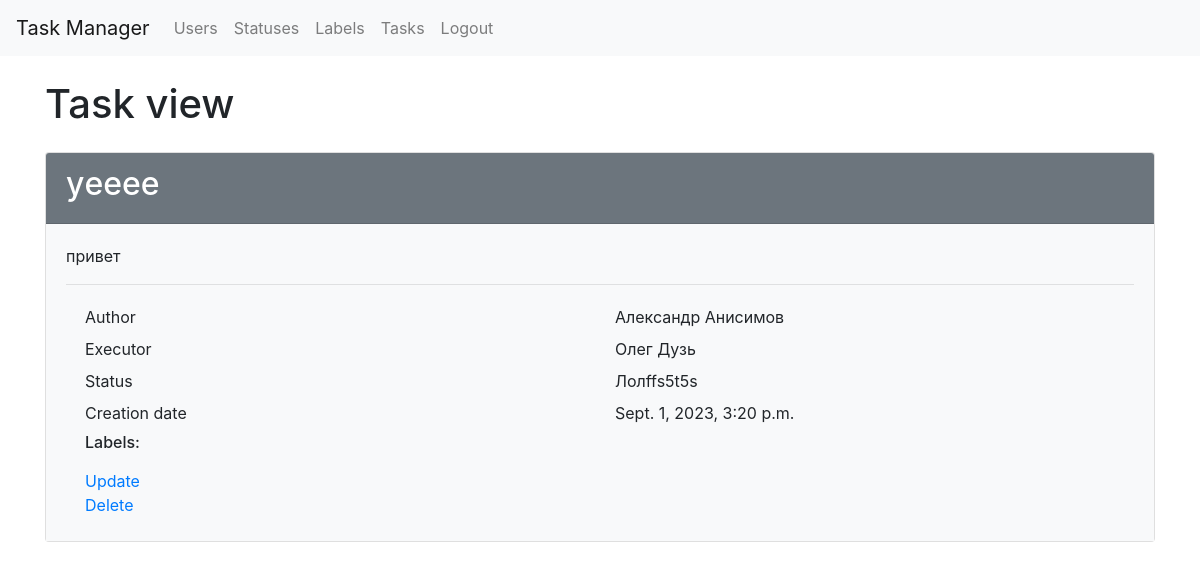
Screenshot of /tasks/3/ (signed in) with the database file from the repository.
### tasks/models.py (models this page shows, shortened)
class Task(models.Model):
    creator = models.ForeignKey(
        CustomUsers,
        on_delete=models.RESTRICT,
        verbose_name="Создатель",
        related_name="creator"
    )
    name = models.CharField(max_length=255, verbose_name="Название")
    description = models.TextField(blank=True, verbose_name="Описание")
    status = models.ForeignKey(
        Status,
        on_delete=models.RESTRICT,
        verbose_name="Статус"
    )
    executor = models.ForeignKey(
        CustomUsers,
        blank=True,
        null=True,
        on_delete=models.RESTRICT,
        verbose_name="Исполнитель"
    )
    labels = models.ManyToManyField(Label, blank=True, verbose_name="Метка")
    created_at = models.DateTimeField(
        auto_now_add=True,
        verbose_name="Время создания"
    )
    updated_at = models.DateTimeField(
        auto_now=True,
        verbose_name="Время изменения"
    )

### users/models.py (models this page shows)
class CustomUsers(AbstractUser):
    first_name = models.CharField(max_length=255, default="")
    last_name = models.CharField(max_length=255, default="")
    def __str__(self):
        return f"{self.first_name} {self.last_name}"

### statuses/models.py (models this page shows, shortened)
class Status(models.Model):
    name = models.CharField(
        max_length=100,
        db_index=True,
        verbose_name="Статус"
    )
    created_at = models.DateTimeField(
        auto_now_add=True,
        verbose_name="Время создания"
    )
    updated_at = models.DateTimeField(
        auto_now=True,
        verbose_name="Время изменения"
    )
    def __str__(self):
        return self.name
    class Meta:
        verbose_name = 'Статус'
        verbose_name_plural = 'Статусы'
        ordering = ['id']

### tasks/views.py (the view)
# urls.py: path('<int:pk>/', TaskPage.as_view(), name="task_page"),
class TaskPage(LoginRequiredMixin, DataMixin, DetailView):
    model = Task
    template_name = "tasks/task_page.html"
    context_object_name = 'task'
    def get_context_data(self, *, object_list=None, **kwargs):
        context = super().get_context_data(**kwargs)
        c_def = self.get_user_context(title=_("Task page"))
        return context | c_def

### task_manager/utils.py (called while the page is built)
    def get_user_context(self, **kwargs):
        context = kwargs
        user_menu = menu.copy()
        if self.request.user.is_authenticated:
            user_menu.pop(4)
            user_menu.pop(4)
        if not self.request.user.is_authenticated:
            user_menu.pop(1)
            user_menu.pop(1)
            user_menu.pop(1)
            user_menu.pop(3)
        context['menu'] = user_menu
        return context

### task_manager/templates/tasks/task_page.html (shortened to what this page needs)
{% extends 'layout.html' %}
{% load bootstrap4 %}
{% block content %}
{% load i18n %}
<div class="container wrapper flex-grow-1">
    <h1 class="my-4"> {% trans "Task view" %} </h1>
    <div class="card">
        <div class="card-header bg-secondary text-white">
            <h2>{{ task.name }}</h2>
        </div>
        <div class="card-body bg-light">
            <p> {{ task.description }}
            <hr>
            <div class="container">
                <div class="row p-1">
                    <div class="col">{% trans "Author" %}</div>
                    <div class="col"> {{ task.creator.first_name }} {{ task.creator.last_name }}</div>
                </div>
                <div class="row p-1">
                    <div class="col">{% trans "Executor" %}</div>
                    <div class="col"> {{ task.executor }} </div>
                </div>
                <div class="row p-1">
                    <div class="col">{% trans "Status" %}</div>
                    <div class="col"> {{ task.status }} </div>
                </div>
                <div class="row p-1">
                    <div class="col">{% trans "Creation date" %}</div>
                    <div class="col"> {{ task.created_at }} </div>
                </div>
                <div class="row p-1">
                    <div class="col">
                      <h6>{% trans "Labels" %}:</h6>
                    </div>
                  </div>
                <div class="row p-1">
                    <div class="col">
                        <a href="{% url "task_update" task.id %}"> {% trans "Update" %} </a>
                        <br>
                        <a href="{% url "task_delete" task.id %}"> {% trans "Delete" %} </a>
                    </div>
                  </div>
</div>
{% endblock %}

### rows the page displays
Task: name "уeeee", description "привет", creator.first_name "Александр", creator.last_name "Анисимов", executor "Олег Дузь", status "Лолffs5t5s", created_at "Sept. 1, 2023, 3:20 p.m."

### other values shown
{{ menu_tag.title }} "Users" "Statuses" "Labels" "Tasks" "Logout"
